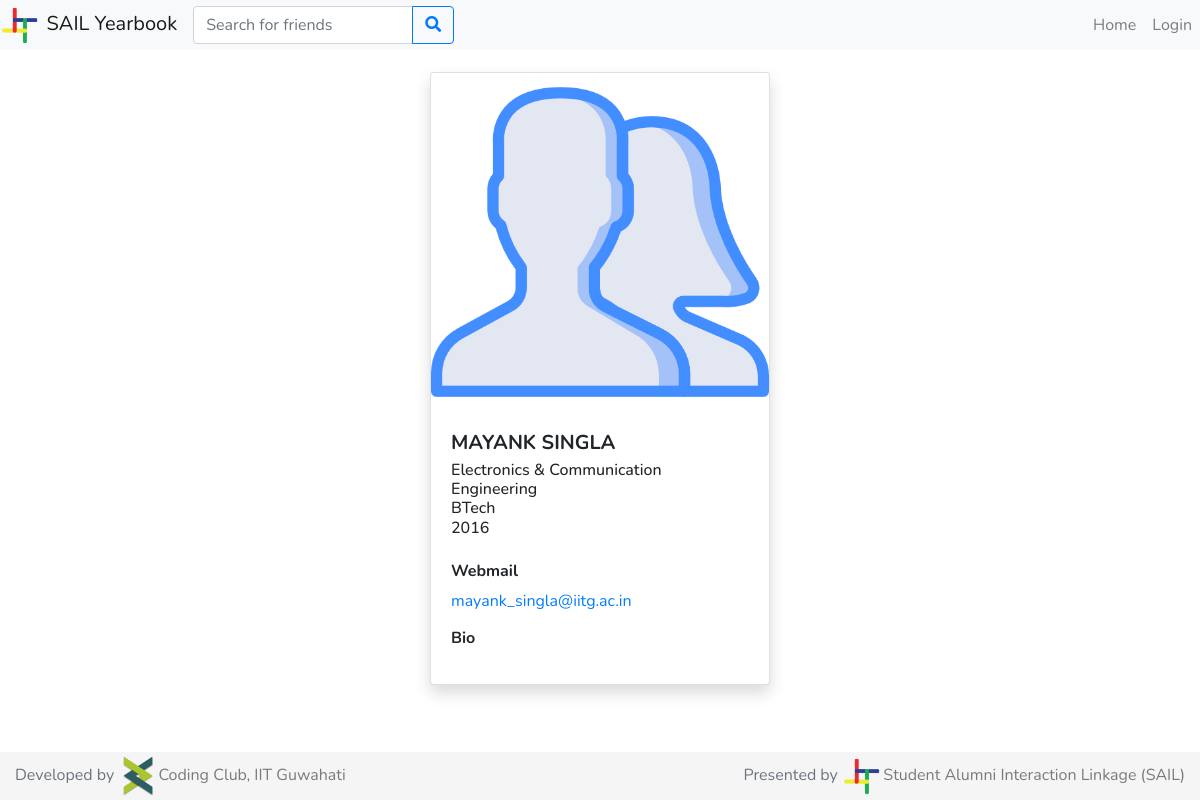
The page /mayank_singla/ on the database its author committed.
### students/models.py (models this page shows, shortened)
class Profile(models.Model):
    btech = '01'
    mtech = '41'
    phd = '61'
    msc = '21'
    msr = '43'
    ma = '22'
    bdes = '02'
    mdes = '42'
    error = '00'
    program_values = (
        (btech, 'BTech'),
        (mtech, 'MTech'),
        (phd, 'PhD'),
        (msc, 'MSc'),
        (msr, 'MS-R'),
        (ma, 'MA'),
        (bdes, 'BDes'),
        (mdes, 'MDes'),
        (error, 'Error')
    )
    cse = '01'
    ece = '02'
    me = '03'
    ce = '04'
    dd = '05'
    bsbe = '06'
    cl = '07'
    cst = '22'
    eee = '08'
    ma = '23'
    ph = '21'
    rt = '54'
    hss = '41'
    enc = '51'
    env = '52'
    nt = '53'
    lst = '55'
    department_values = (
        (cse, 'Computer Science & Engineering'),
        (ece, 'Electronics & Communication Engineering'),
        (me, 'Mechanical Engineering'),
        (ce, 'Civil Engineering'),
        (dd, 'Design'),
        (bsbe, 'Biosciences & Bioengineering'),
        (cl, 'Chemical Engineering'),
        (cst, 'Chemical Science & Technology'),
        (eee, 'Electronics & Electrical Engineering'),
        (ma, 'Mathematics & Computing'),
        (ph, 'Engineering Physics'),
        (rt, 'Rural Technology'),
        (hss, 'Humanities & Social Sciences'),
        (enc, 'Centre for Energy'),
        (env, 'Centre for Environment'),
        (nt, 'Centre for Nanotechnology'),
        (lst, 'Centre for Linguistic Science & Technology'),
        (error, 'Error')
    )
    profile_pic = models.ImageField(upload_to='profile_pics/', default='profile_pics/no-profile-pic.png')
    user = models.ForeignKey(User, on_delete=models.CASCADE)
    full_name = models.CharField(max_length=100)
    rollno = models.IntegerField()
    program = models.CharField(max_length=2, choices=program_values)
    department = models.CharField(max_length=3, choices=department_values)
    bio = models.TextField(max_length=1000)
    graduating = models.BooleanField(default=False)

### students/views.py (the view, shortened to what this page needs)
# urls.py: path('<username>/', student_views.profile, name='profile'),
def profile(request, username):
    if request.method == 'GET':
        if request.user and not request.user.is_anonymous:
            user = User.objects.filter(username=request.user.username).first()
            user_profile = Profile.objects.filter(user=user).first()
            profile_user = User.objects.filter(username=username).first()
            if profile_user:
                if profile_user.is_superuser:
                    return error404(request)
                if profile_user == user:
                    myprofile = True
                else:
                    myprofile = False
                profile = Profile.objects.filter(user=profile_user).first()
                if not profile.graduating:
                    context = {
                        'logged_in': True,
                        'user': user,
                        'myprofile': myprofile,
                        'profile': profile
                    }
                    return render(request, 'profile.html', context)
                else:
                    testimonials = Testimonial.objects.filter(given_to=profile).order_by('-favourite',Length('content').desc(),'-id')
                    profile_questions =ProfileQuestion.objects.all()
                    profile_answers = ProfileAnswers.objects.filter(profile=profile)
                    mytestimonial = testimonials.filter(given_by=user_profile).first()
                    answers={}
                    for question in profile_questions:
                        answers[question] = profile_answers.filter(question=question).first()
                    context = {
                        'logged_in': True,
                        'myprofile': myprofile,
                        'user': user,
                        'testimonials': testimonials,
                        'mytestimonial': mytestimonial,
                        'profile': profile,
                        'answers': answers
                    }
                    return render(request, 'profile.html', context)
            else:
                return error404(request)
        else:
            profile_user = User.objects.filter(username=username).first()
            if profile_user:
                if profile_user.is_superuser:
                    return error404(request)
                profile = Profile.objects.filter(user=profile_user).first()
                if not profile.graduating:
                    context = {
                        'logged_in': False,
                        'profile': profile
                    }
                    return render(request, 'profile.html', context)
            else:
                return error404(request)
    else:
        return error404(request)

### students/templates/profile.html (shortened to what this page needs)
{% extends 'base.html' %}
{% load static %}
{% block content %}
    <div class="container-fluid">
        <div class="row mt-4">
            {% if profile.graduating %}
                <div class="col-lg-3 col-md-12">
                    <div class="container">
                        <div class="card shadow">
                            <img class="card-img-top" width="100%" src="{{ profile.profile_pic.url }}" alt="Profile Picture"/>
                            <div class="card-body">
                                <h5 class="card-title"><b>{{ profile.full_name }}</b></h5>
                                <h6 class="card-subtitle">
                                    {{ profile.get_department_display }}
                                    <br>
                                    {{ profile.get_program_display }}
                                    <br>
                                    20{{ profile.rollno | stringformat:"i" | slice:":2" }}
                                </h6>
                                <br>
                                <div class="card-text">
                                    <h6><b>Webmail</b></h6>
                                    <p><a href="mailto:{{ profile.user.email }}">{{ profile.user.email }}</a></p>
                                    <h6><b>Bio</b></h6>
                                    <p>{{ profile.bio }}</p>
                                </div>
                            </div>
                            {% if myprofile %}
                                <a class="btn btn-primary" style="border-top-right-radius: 0;border-top-left-radius: 0" href="{% url 'edit_profile' %}">Edit Profile</a>
                            {% endif %}
                        </div>
                    </div>
                </div>
                <div class="col-lg-4 col-md-12">
                    <div class="container">
                        {% for question,answer in answers.items %}
                        <div class="card shadow my-2 mx-lg-3">
                            <div class="card-header">
                                <h6 class="mb-0">{{ question.question }}</h6>
                            </div>
                            <div class="card-body">
                                <div class="card-text">
                                    {% if answer %}{{ answer.answer | linebreaksbr}}{% endif %}
                                </div>
                                {% if myprofile %}
                                    <p class="float-right mb-0">
                                        <button type="button" class="btn btn-primary" data-toggle="modal" data-target="#answer-modal-{{ question.id }}">
                                            <i class="far fa-edit"></i>
                                        </button>
                                    </p>
                                    <div class="modal fade" id="answer-modal-{{ question.id }}" tabindex="-1" role="dialog">
                                        <div class="modal-dialog" role="document">
                                            <div class="modal-content">
                                                <div class="modal-header">
                                                    <h6 class="modal-title">{{ question.question }}</h6>
                                                    <button type="button" class="close" data-dismiss="modal">
                                                        <span>&times;</span>
                                                    </button>
                                                </div>
                                                <div class="modal-body">
                                                    <textarea id="profile-answer-{{ question.id }}" autocomplete="off" class="form-control" rows="5" name="content" placeholder="Write your answer here">{% if answer %}{{answer.answer}}{% endif %}</textarea>
                                                    <br>
                                                    <button class="btn btn-primary" style="width: 100%;" onclick="changeAnswer({{ question.id }})">
                                                        {% if answer %} Change {% else %} Add {% endif %} answer
                                                    </button>
                                                </div>
                                            </div>
                                        </div>
                                    </div>
                                {% endif %}
                            </div>
                        </div>
                        {% endfor %}
                    </div>
                </div>
                <div class="col-lg-5 col-md-12">
                    <div class="container">
                        <h3 class="text-center">Testimonials</h3>
                        {% if logged_in and not user.is_superuser %}
                            {% if not myprofile %}
                                <button type="button" class="btn btn-primary" style="width: 100%;" data-toggle="modal" data-target="#testimonial-modal">
                                    {% if mytestimonial %} Edit {% else %} Add {% endif %}testimonial
                                </button>
                                <div class="modal fade" id="testimonial-modal" tabindex="-1" role="dialog">
                                    <div class="modal-dialog" role="document">
                                        <div class="modal-content">
                                            <div class="modal-header">
                                                <h6 class="modal-title">{% if mytestimonial %} Edit {% else %} Add {% endif %}testimonial</h6>
                                                <button type="button" class="close" data-dismiss="modal">
                                                    <span>&times;</span>
                                                </button>
                                            </div>
                                            <div class="modal-body">
                                                <textarea id="add-testimonial-form-content" autocomplete="off" class="form-control" rows="5" name="content" placeholder="Write your testimonial for {{ profile.full_name }} here">{% if mytestimonial %}{{mytestimonial.content}}{% endif %}</textarea>
                                                <br>
                                                <button class="btn btn-primary" style="width: 100%;" onclick="addTestimonial()">
                                                    {% if mytestimonial %} Edit {% else %} Add {% endif %}testimonial
                                                </button>
                                            </div>
                                        </div>
                                    </div>
                                </div>
                            {% endif %}
                        {% else %}
                            <a class="btn btn-primary" style="width: 100%;" href="{% url 'login' %}?next={% url 'profile' profile.user.username %}">Login to add Testimonial</a>
                        {% endif %}
                        {% for testimonial in testimonials %}
                            <div class="card shadow my-2 mx-lg-3" id="testimonial-{{ testimonial.id }}">
                                <div class="card-body">
                                    <p class="card-text">
                                        {{ testimonial.content | linebreaksbr }}
                                    </p>
                                    <p class="float-left my-0">
                                        {% if myprofile %}
                                            {% if testimonial.favourite %}
                                                <button class="btn btn-primary" onclick="favouriteTestimonial({{ testimonial.id }})" data-toggle="tooltip" title="Remove the testimonial from favourites to not show it on your final Yearbook">
                                                    <i class="fas fa-star"></i>
                                                </button>
                                            {% else %}
                                                <button class="btn btn-primary" onclick="favouriteTestimonial({{ testimonial.id }})" data-toggle="tooltip" title="Add the testimonial to favourites to show it on your final Yearbook">
                                                    <i class="far fa-star"></i>
                                                </button>
                                            {% endif %}
                                        {% elif testimonial.given_by.user == user %}
                                            <button class="btn btn-primary" onclick="deleteTestimonial({{ testimonial.id }})"><i class="fas fa-trash"></i></button>
                                        {% endif %}
                                    </p>
                                    <p class="float-right my-0">
                                        <a href="{% url 'profile' testimonial.given_by.user.username %}">
                                            ~ {{ testimonial.given_by.full_name }}
                                        </a>
                                    </p>
                                </div>
                            </div>
                        {% endfor %}
                    </div>
                </div>
            {% else %}
                <div class="col-lg-4"></div>
                <div class="col-lg-4 col-md-12">
                    <div class="container">
                        <div class="card shadow">
                            <img class="card-img-top" width="100%" src="{{ profile.profile_pic.url }}" alt="Profile Picture"/>
                            <div class="card-body">
                                <h5 class="card-title"><b>{{ profile.full_name }}</b></h5>
                                <h6 class="card-subtitle">
                                    {{ profile.get_department_display }}
                                    <br>
                                    {{ profile.get_program_display }}
                                    <br>
                                    20{{ profile.rollno | stringformat:"i" | slice:":2" }}
                                </h6>
                                <br>
                                <div class="card-text">
                                    <h6><b>Webmail</b></h6>
                                    <p><a href="mailto:{{ profile.user.email }}">{{ profile.user.email }}</a></p>
                                    <h6><b>Bio</b></h6>
                                </div>
                            </div>
                        </div>
                    </div>
                </div>
                <div class="col-lg-4"></div>
            {% endif %}
        </div>
    </div>
{% endblock %}

### rows shown on the page
Profile: profile_pic (picture), full_name "MAYANK SINGLA", department "Electronics & Communication Engineering", program "BTech", rollno "16", user.email "mayank_singla@iitg.ac.in"
